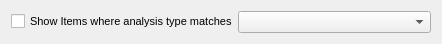
<?xml version="1.0" encoding="UTF-8"?>
<ui version="4.0">
 <class>analysistypefilter</class>
 <widget class="QWidget" name="analysistypefilter">
  <property name="windowModality">
   <enum>Qt::ApplicationModal</enum>
  </property>
  <property name="geometry">
   <rect>
    <x>0</x>
    <y>0</y>
    <width>442</width>
    <height>42</height>
   </rect>
  </property>
  <property name="font">
   <font>
    <pointsize>8</pointsize>
   </font>
  </property>
  <property name="windowTitle">
   <string>Filter</string>
  </property>
  <layout class="QGridLayout" name="gridLayout">
   <property name="horizontalSpacing">
    <number>0</number>
   </property>
   <item row="0" column="0">
    <widget class="QCheckBox" name="checkBox">
     <property name="text">
      <string>Show Items where analysis type matches</string>
     </property>
    </widget>
   </item>
   <item row="0" column="1">
    <widget class="QComboBox" name="comboBox">
     <property name="editable">
      <bool>false</bool>
     </property>
     <property name="currentText">
      <string/>
     </property>
    </widget>
   </item>
  </layout>
 </widget>
 <resources/>
 <connections>
  <connection>
   <sender>checkBox</sender>
   <signal>toggled(bool)</signal>
   <receiver>comboBox</receiver>
   <slot>setEnabled(bool)</slot>
   <hints>
    <hint type="sourcelabel">
     <x>115</x>
     <y>20</y>
    </hint>
    <hint type="destinationlabel">
     <x>297</x>
     <y>20</y>
    </hint>
   </hints>
  </connection>
 </connections>
</ui>
